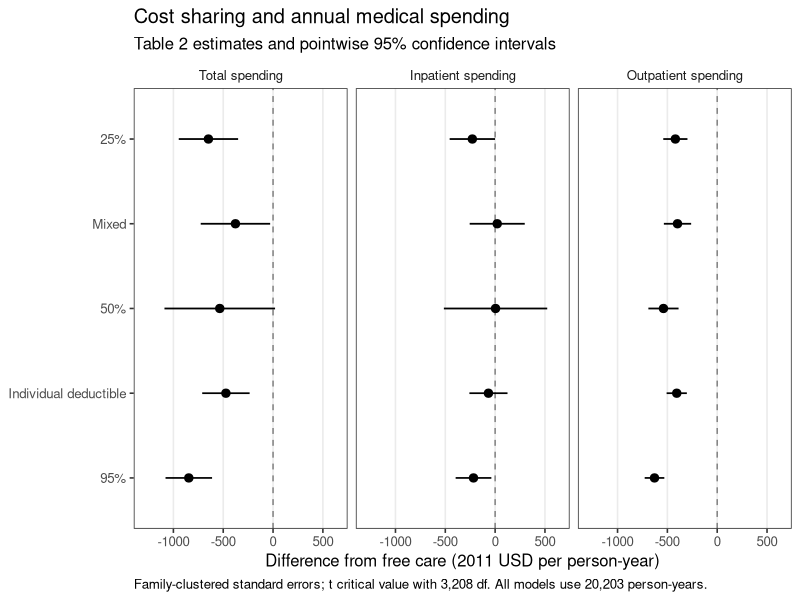
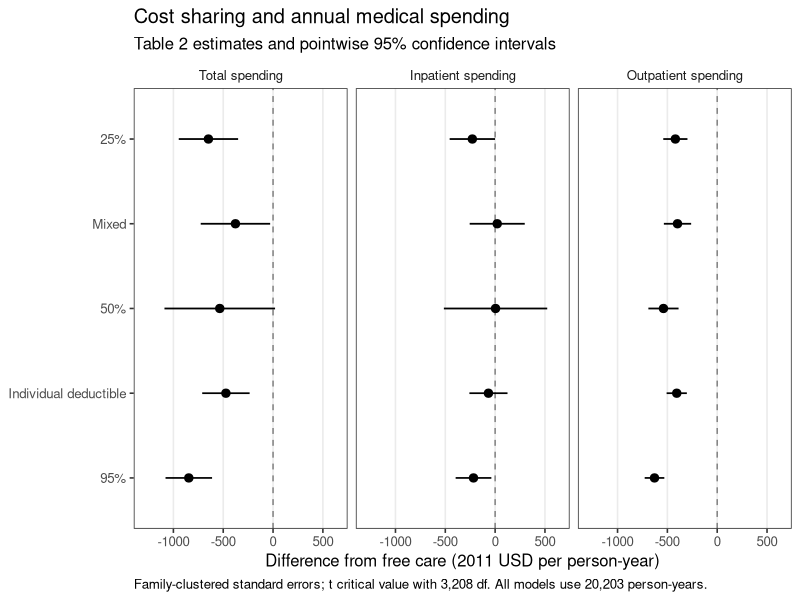

Here is the R script that generated these plots, in order:
library(dplyr)
library(ggplot2)

results <- read.csv("results/full_precision.csv")
models <- read.csv("results/model_summary.csv")
plot_data <- results %>%
  filter(outcome %in% c("spending_infl", "inp_infl", "out_infl"),
         term != "(Intercept)") %>%
  left_join(models %>% select(outcome, clusters), by = "outcome") %>%
  mutate(
    plan = factor(term,
      levels = rev(c("rand_plan_group2", "rand_plan_group3", "rand_plan_group4",
                     "rand_plan_group6", "rand_plan_group5")),
      labels = rev(c("25%", "Mixed", "50%", "Individual deductible", "95%"))),
    outcome_label = factor(outcome,
      levels = c("spending_infl", "inp_infl", "out_infl"),
      labels = c("Total spending", "Inpatient spending", "Outpatient spending")),
    lower = estimate - qt(0.975, clusters - 1) * standard_error,
    upper = estimate + qt(0.975, clusters - 1) * standard_error
  )

p <- ggplot(plot_data, aes(x = estimate, y = plan)) +
  geom_vline(xintercept = 0, linetype = "dashed", color = "grey50") +
  geom_segment(aes(x = lower, xend = upper, yend = plan), linewidth = 0.6) +
  geom_point(size = 2.5) +
  facet_wrap(~ outcome_label, nrow = 1) +
  scale_x_continuous(limits = c(-1300, 650), breaks = c(-1000, -500, 0, 500)) +
  labs(x = "Difference from free care (2011 USD per person-year)", y = NULL,
       title = "Cost sharing and annual medical spending",
       subtitle = "Table 2 estimates and pointwise 95% confidence intervals",
       caption = "Family-clustered standard errors; t critical value with 3,208 df. All models use 20,203 person-years.") +
  theme_bw(base_size = 12) +
  theme(panel.grid.minor = element_blank(),
        panel.grid.major.y = element_blank(), strip.background = element_blank(),
        plot.caption = element_text(hjust = 0))
write.csv(plot_data, "results/table2_confidence_intervals.csv", row.names = FALSE)
ggsave("results/table2_coefficients.png", p, width = 12, height = 5, dpi = 180)
ggsave("results/table2_coefficients.pdf", p, width = 12, height = 5)
